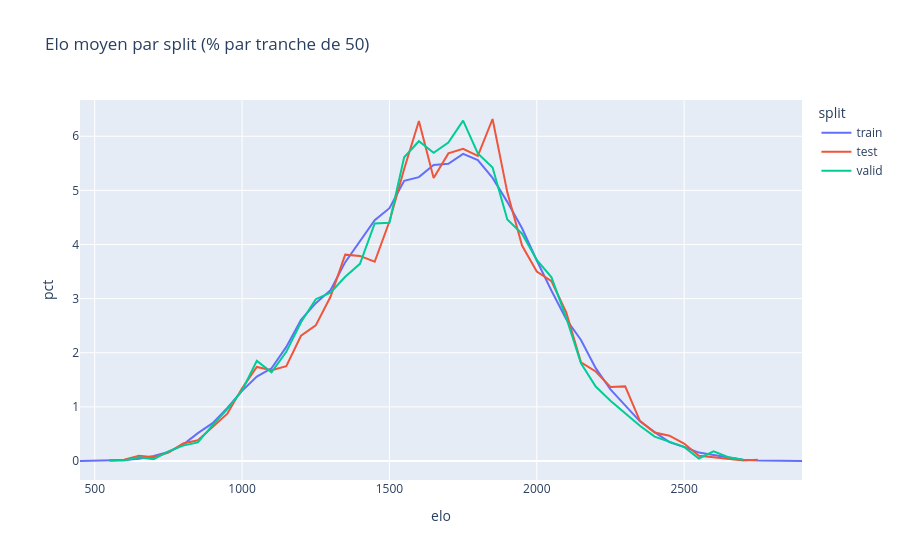

Notebook cell for this chart:
### Code cell
histo = (
    parties.group_by("split", elo=pl.col("elo_moyen") // 50 * 50)
    .agg(n=pl.len())
    .with_columns(pct=pl.col("n") / pl.col("n").sum().over("split") * 100)
    .sort("elo")
)
px.line(histo, x="elo", y="pct", color="split", title="Elo moyen par split (% par tranche de 50)").show()
